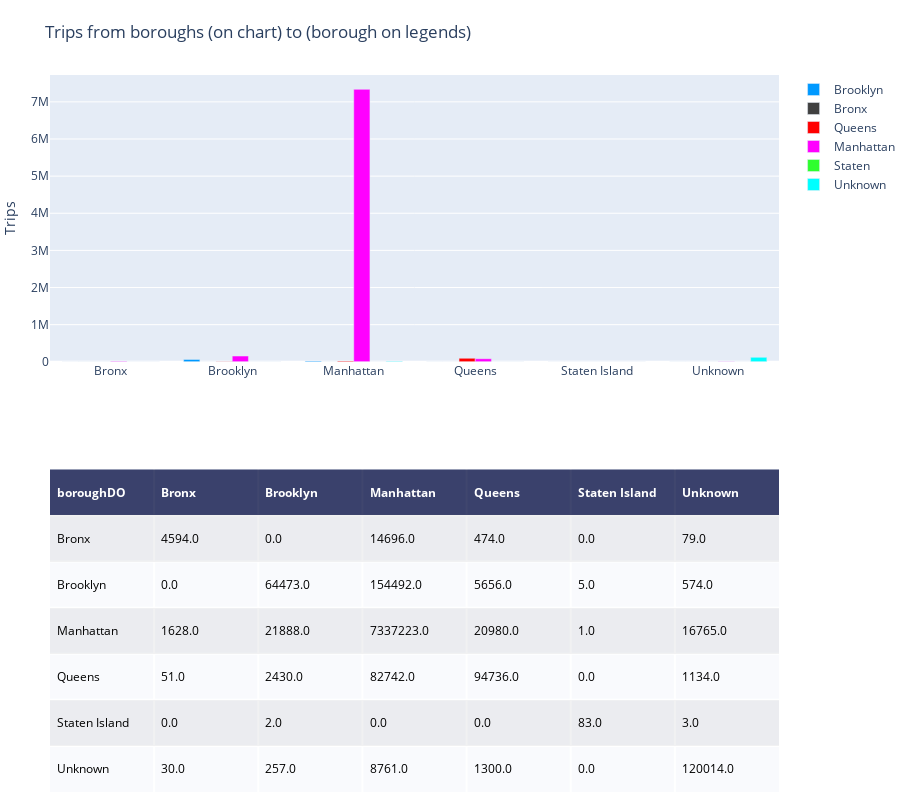

Notebook source saved alongside this figure:
### Markdown cell above
'Trips from borough (on chart) to (boroughs on legends)

### Code cell
# Initialize a figure with ff.create_table(table_data)
fig = ff.create_table(z.reset_index(), height_constant=20)

# Add graph data
bronx = z['Bronx']
brooklyn = z['Brooklyn']
Queens = z['Queens'] 
manhattan = z['Manhattan']
stataten = z['Staten Island']
unknown = z['Unknown']
#
# Make traces for graph
trace1 = go.Bar(x=z.columns, y=brooklyn, xaxis='x2', yaxis='y2',
                marker=dict(color='#0099ff'),
                name='Brooklyn')
trace2 = go.Bar(x=z.columns, y=bronx, xaxis='x2', yaxis='y2',
                marker=dict(color='#404040'),
                name='Bronx')
trace3 = go.Bar(x=z.columns, y=Queens, xaxis='x2', yaxis='y2',
                marker=dict(color='#FF0000'),
                name='Queens')
trace4 = go.Bar(x=z.columns, y=manhattan, xaxis='x2', yaxis='y2',
                marker=dict(color='#FF00FF'),
                name='Manhattan')
trace5 = go.Bar(x=z.columns, y=stataten, xaxis='x2', yaxis='y2',
                marker=dict(color='#2EFE2E'),
                name='Staten')
trace6 = go.Bar(x=z.columns, y=unknown, xaxis='x2', yaxis='y2',
                marker=dict(color='#00FFFF'),
                name='Unknown')

# Add trace data to figure
fig.add_traces([trace1, trace2, trace3, trace4, trace5, trace6])

# initialize xaxis2 and yaxis2
fig['layout']['xaxis2'] = {}
fig['layout']['yaxis2'] = {}

# Edit layout for subplots
fig.layout.yaxis.update({'domain': [0, .45]})
fig.layout.yaxis2.update({'domain': [.6, 1]})

# The graph's yaxis2 MUST BE anchored to the graph's xaxis2 and vice versa
fig.layout.yaxis2.update({'anchor': 'x2'})
fig.layout.xaxis2.update({'anchor': 'y2'})
fig.layout.yaxis2.update({'title': 'Trips'})

# Update the margins to add a title and see graph x-labels.
fig.layout.margin.update({'t':75, 'l':50})
fig.layout.update({'title': 'Trips from boroughs (on chart) to (borough on legends)'})

# Update the height because adding a graph vertically will interact with
# the plot height calculated for the table
fig.layout.update({'height':800})

# Plot!
fig.show()

### Figure 1 — Plotly figure (JSON) as saved in the notebook; plotly's stock layout.template omitted (floating-point values rounded to 4 significant figures)
{"data": [{"colorscale": [[0, "#00083e"], [0.5, "#ededee"], [1, "#ffffff"]], "hoverinfo": "none", "opacity": 0.75, "showscale": false, "type": "heatmap", "z": [[0, 0, 0, 0, 0, 0, 0], [0.5, 0.5, 0.5, 0.5, 0.5, 0.5, 0.5], [1, 1, 1, 1, 1, 1, 1], [0.5, 0.5, 0.5, 0.5, 0.5, 0.5, 0.5], [1, 1, 1, 1, 1, 1, 1], [0.5, 0.5, 0.5, 0.5, 0.5, 0.5, 0.5], [1, 1, 1, 1, 1, 1, 1]]}, {"marker": {"color": "#0099ff"}, "name": "Brooklyn", "type": "bar", "x": ["Bronx", "Brooklyn", "Manhattan", "Queens", "Staten Island", "Unknown"], "xaxis": "x2", "y": [0, 64473, 21888, 2430, 2, 257], "yaxis": "y2"}, {"marker": {"color": "#404040"}, "name": "Bronx", "type": "bar", "x": ["Bronx", "Brooklyn", "Manhattan", "Queens", "Staten Island", "Unknown"], "xaxis": "x2", "y": [4594, 0, 1628, 51, 0, 30], "yaxis": "y2"}, {"marker": {"color": "#FF0000"}, "name": "Queens", "type": "bar", "x": ["Bronx", "Brooklyn", "Manhattan", "Queens", "Staten Island", "Unknown"], "xaxis": "x2", "y": [474, 5656, 20980, 94736, 0, 1300], "yaxis": "y2"}, {"marker": {"color": "#FF00FF"}, "name": "Manhattan", "type": "bar", "x": ["Bronx", "Brooklyn", "Manhattan", "Queens", "Staten Island", "Unknown"], "xaxis": "x2", "y": [14696, 154492, 7337223, 82742, 0, 8761], "yaxis": "y2"}, {"marker": {"color": "#2EFE2E"}, "name": "Staten", "type": "bar", "x": ["Bronx", "Brooklyn", "Manhattan", "Queens", "Staten Island", "Unknown"], "xaxis": "x2", "y": [0, 5, 1, 0, 83, 0], "yaxis": "y2"}, {"marker": {"color": "#00FFFF"}, "name": "Unknown", "type": "bar", "x": ["Bronx", "Brooklyn", "Manhattan", "Queens", "Staten Island", "Unknown"], "xaxis": "x2", "y": [79, 574, 16765, 1134, 3, 120014], "yaxis": "y2"}], "layout": {"annotations": [{"align": "left", "font": {"color": "#ffffff"}, "showarrow": false, "text": "<b>boroughDO</b>", "x": -0.45, "xanchor": "left", "xref": "x", "y": 0, "yref": "y"}, {"align": "left", "font": {"color": "#ffffff"}, "showarrow": false, "text": "<b>Bronx</b>", "x": 0.55, "xanchor": "left", "xref": "x", "y": 0, "yref": "y"}, {"align": "left", "font": {"color": "#ffffff"}, "showarrow": false, "text": "<b>Brooklyn</b>", "x": 1.55, "xanchor": "left", "xref": "x", "y": 0, "yref": "y"}, {"align": "left", "font": {"color": "#ffffff"}, "showarrow": false, "text": "<b>Manhattan</b>", "x": 2.55, "xanchor": "left", "xref": "x", "y": 0, "yref": "y"}, {"align": "left", "font": {"color": "#ffffff"}, "showarrow": false, "text": "<b>Queens</b>", "x": 3.55, "xanchor": "left", "xref": "x", "y": 0, "yref": "y"}, {"align": "left", "font": {"color": "#ffffff"}, "showarrow": false, "text": "<b>Staten Island</b>", "x": 4.55, "xanchor": "left", "xref": "x", "y": 0, "yref": "y"}, {"align": "left", "font": {"color": "#ffffff"}, "showarrow": false, "text": "<b>Unknown</b>", "x": 5.55, "xanchor": "left", "xref": "x", "y": 0, "yref": "y"}, {"align": "left", "font": {"color": "#000000"}, "showarrow": false, "text": "Bronx", "x": -0.45, "xanchor": "left", "xref": "x", "y": 1, "yref": "y"}, {"align": "left", "font": {"color": "#000000"}, "showarrow": false, "text": "4594.0", "x": 0.55, "xanchor": "left", "xref": "x", "y": 1, "yref": "y"}, {"align": "left", "font": {"color": "#000000"}, "showarrow": false, "text": "0.0", "x": 1.55, "xanchor": "left", "xref": "x", "y": 1, "yref": "y"}, {"align": "left", "font": {"color": "#000000"}, "showarrow": false, "text": "14696.0", "x": 2.55, "xanchor": "left", "xref": "x", "y": 1, "yref": "y"}, {"align": "left", "font": {"color": "#000000"}, "showarrow": false, "text": "474.0", "x": 3.55, "xanchor": "left", "xref": "x", "y": 1, "yref": "y"}, {"align": "left", "font": {"color": "#000000"}, "showarrow": false, "text": "0.0", "x": 4.55, "xanchor": "left", "xref": "x", "y": 1, "yref": "y"}, {"align": "left", "font": {"color": "#000000"}, "showarrow": false, "text": "79.0", "x": 5.55, "xanchor": "left", "xref": "x", "y": 1, "yref": "y"}, {"align": "left", "font": {"color": "#000000"}, "showarrow": false, "text": "Brooklyn", "x": -0.45, "xanchor": "left", "xref": "x", "y": 2, "yref": "y"}, {"align": "left", "font": {"color": "#000000"}, "showarrow": false, "text": "0.0", "x": 0.55, "xanchor": "left", "xref": "x", "y": 2, "yref": "y"}, {"align": "left", "font": {"color": "#000000"}, "showarrow": false, "text": "64473.0", "x": 1.55, "xanchor": "left", "xref": "x", "y": 2, "yref": "y"}, {"align": "left", "font": {"color": "#000000"}, "showarrow": false, "text": "154492.0", "x": 2.55, "xanchor": "left", "xref": "x", "y": 2, "yref": "y"}, {"align": "left", "font": {"color": "#000000"}, "showarrow": false, "text": "5656.0", "x": 3.55, "xanchor": "left", "xref": "x", "y": 2, "yref": "y"}, {"align": "left", "font": {"color": "#000000"}, "showarrow": false, "text": "5.0", "x": 4.55, "xanchor": "left", "xref": "x", "y": 2, "yref": "y"}, {"align": "left", "font": {"color": "#000000"}, "showarrow": false, "text": "574.0", "x": 5.55, "xanchor": "left", "xref": "x", "y": 2, "yref": "y"}, {"align": "left", "font": {"color": "#000000"}, "showarrow": false, "text": "Manhattan", "x": -0.45, "xanchor": "left", "xref": "x", "y": 3, "yref": "y"}, {"align": "left", "font": {"color": "#000000"}, "showarrow": false, "text": "1628.0", "x": 0.55, "xanchor": "left", "xref": "x", "y": 3, "yref": "y"}, {"align": "left", "font": {"color": "#000000"}, "showarrow": false, "text": "21888.0", "x": 1.55, "xanchor": "left", "xref": "x", "y": 3, "yref": "y"}, {"align": "left", "font": {"color": "#000000"}, "showarrow": false, "text": "7337223.0", "x": 2.55, "xanchor": "left", "xref": "x", "y": 3, "yref": "y"}, {"align": "left", "font": {"color": "#000000"}, "showarrow": false, "text": "20980.0", "x": 3.55, "xanchor": "left", "xref": "x", "y": 3, "yref": "y"}, {"align": "left", "font": {"color": "#000000"}, "showarrow": false, "text": "1.0", "x": 4.55, "xanchor": "left", "xref": "x", "y": 3, "yref": "y"}, {"align": "left", "font": {"color": "#000000"}, "showarrow": false, "text": "16765.0", "x": 5.55, "xanchor": "left", "xref": "x", "y": 3, "yref": "y"}, {"align": "left", "font": {"color": "#000000"}, "showarrow": false, "text": "Queens", "x": -0.45, "xanchor": "left", "xref": "x", "y": 4, "yref": "y"}, {"align": "left", "font": {"color": "#000000"}, "showarrow": false, "text": "51.0", "x": 0.55, "xanchor": "left", "xref": "x", "y": 4, "yref": "y"}, {"align": "left", "font": {"color": "#000000"}, "showarrow": false, "text": "2430.0", "x": 1.55, "xanchor": "left", "xref": "x", "y": 4, "yref": "y"}, {"align": "left", "font": {"color": "#000000"}, "showarrow": false, "text": "82742.0", "x": 2.55, "xanchor": "left", "xref": "x", "y": 4, "yref": "y"}, {"align": "left", "font": {"color": "#000000"}, "showarrow": false, "text": "94736.0", "x": 3.55, "xanchor": "left", "xref": "x", "y": 4, "yref": "y"}, {"align": "left", "font": {"color": "#000000"}, "showarrow": false, "text": "0.0", "x": 4.55, "xanchor": "left", "xref": "x", "y": 4, "yref": "y"}, {"align": "left", "font": {"color": "#000000"}, "showarrow": false, "text": "1134.0", "x": 5.55, "xanchor": "left", "xref": "x", "y": 4, "yref": "y"}, {"align": "left", "font": {"color": "#000000"}, "showarrow": false, "text": "Staten Island", "x": -0.45, "xanchor": "left", "xref": "x", "y": 5, "yref": "y"}, {"align": "left", "font": {"color": "#000000"}, "showarrow": false, "text": "0.0", "x": 0.55, "xanchor": "left", "xref": "x", "y": 5, "yref": "y"}, {"align": "left", "font": {"color": "#000000"}, "showarrow": false, "text": "2.0", "x": 1.55, "xanchor": "left", "xref": "x", "y": 5, "yref": "y"}, {"align": "left", "font": {"color": "#000000"}, "showarrow": false, "text": "0.0", "x": 2.55, "xanchor": "left", "xref": "x", "y": 5, "yref": "y"}, {"align": "left", "font": {"color": "#000000"}, "showarrow": false, "text": "0.0", "x": 3.55, "xanchor": "left", "xref": "x", "y": 5, "yref": "y"}, {"align": "left", "font": {"color": "#000000"}, "showarrow": false, "text": "83.0", "x": 4.55, "xanchor": "left", "xref": "x", "y": 5, "yref": "y"}, {"align": "left", "font": {"color": "#000000"}, "showarrow": false, "text": "3.0", "x": 5.55, "xanchor": "left", "xref": "x", "y": 5, "yref": "y"}, {"align": "left", "font": {"color": "#000000"}, "showarrow": false, "text": "Unknown", "x": -0.45, "xanchor": "left", "xref": "x", "y": 6, "yref": "y"}, {"align": "left", "font": {"color": "#000000"}, "showarrow": false, "text": "30.0", "x": 0.55, "xanchor": "left", "xref": "x", "y": 6, "yref": "y"}, {"align": "left", "font": {"color": "#000000"}, "showarrow": false, "text": "257.0", "x": 1.55, "xanchor": "left", "xref": "x", "y": 6, "yref": "y"}, {"align": "left", "font": {"color": "#000000"}, "showarrow": false, "text": "8761.0", "x": 2.55, "xanchor": "left", "xref": "x", "y": 6, "yref": "y"}, {"align": "left", "font": {"color": "#000000"}, "showarrow": false, "text": "1300.0", "x": 3.55, "xanchor": "left", "xref": "x", "y": 6, "yref": "y"}, {"align": "left", "font": {"color": "#000000"}, "showarrow": false, "text": "0.0", "x": 4.55, "xanchor": "left", "xref": "x", "y": 6, "yref": "y"}, {"align": "left", "font": {"color": "#000000"}, "showarrow": false, "text": "120014.0", "x": 5.55, "xanchor": "left", "xref": "x", "y": 6, "yref": "y"}], "height": 800, "margin": {"b": 0, "l": 50, "r": 0, "t": 75}, "title": {"text": "Trips from boroughs (on chart) to (borough on legends)"}, "xaxis": {"dtick": 1, "gridwidth": 2, "showticklabels": false, "tick0": -0.5, "ticks": "", "zeroline": false}, "xaxis2": {"anchor": "y2"}, "yaxis": {"autorange": "reversed", "domain": [0, 0.45], "dtick": 1, "gridwidth": 2, "showticklabels": false, "tick0": 0.5, "ticks": "", "zeroline": false}, "yaxis2": {"anchor": "x2", "domain": [0.6, 1], "title": {"text": "Trips"}}}}
